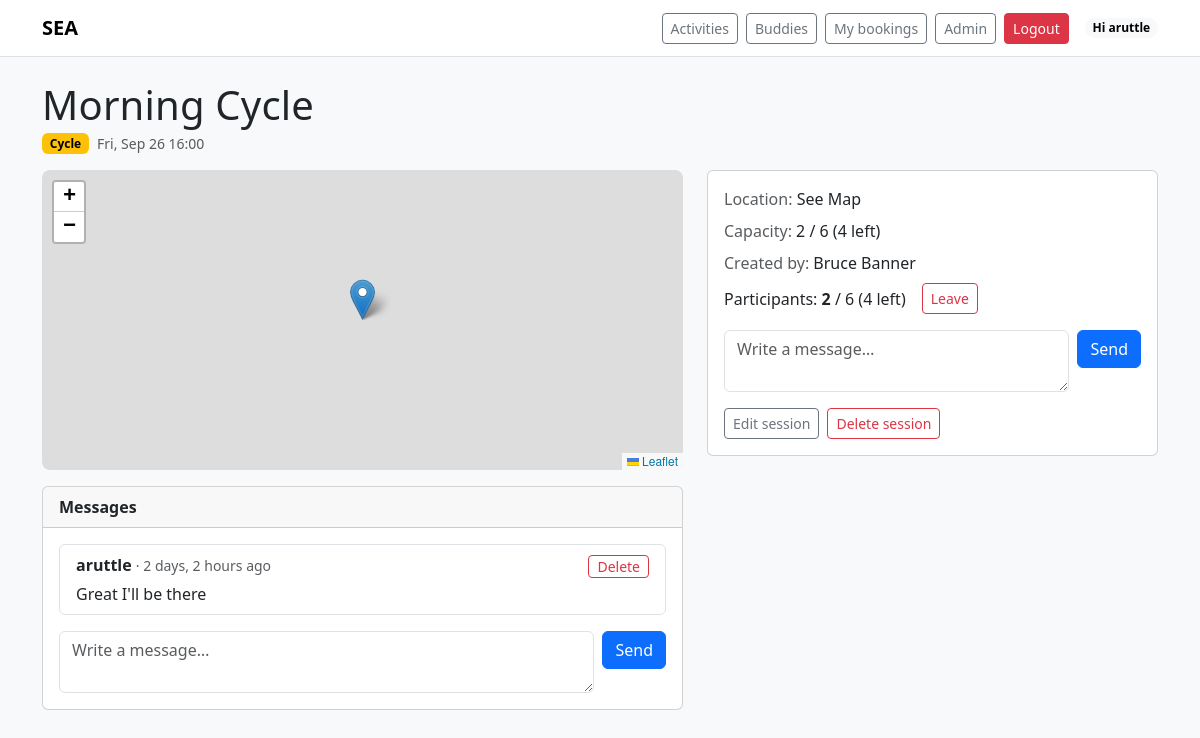
The app's page /buddies/14/ (signed in) with its own data.
### buddies/models.py (models this page shows, shortened)
class BuddySession(models.Model):
    creator = models.ForeignKey(settings.AUTH_USER_MODEL, on_delete=models.CASCADE, related_name="created_buddy_sessions")
    title = models.CharField(max_length=140)
    type = models.CharField(max_length=12, choices=SESSION_TYPES, default="swim")
    start_dt = models.DateTimeField()
    location_name = models.CharField(max_length=140, blank=True, default="")
    lat = models.DecimalField(max_digits=8, decimal_places=5, null=True, blank=True)
    lon = models.DecimalField(max_digits=8, decimal_places=5, null=True, blank=True)
    capacity = models.PositiveIntegerField(default=6)
    status = models.CharField(max_length=12, default="open")  # open/closed
    created_at = models.DateTimeField(auto_now_add=True)
    created_by = models.ForeignKey(
        settings.AUTH_USER_MODEL,
        null=True, blank=True,
        on_delete=models.SET_NULL,
        related_name="buddy_sessions_created"
    )
    participants = models.ManyToManyField(
        settings.AUTH_USER_MODEL, through="BuddyParticipant", related_name="buddy_sessions"
    )
    class Meta:
        ordering = ["start_dt"]
    @property
    def count(self) -> int:
        return self.participants.count()
    @property
    def spots_left(self) -> int:
        return max(self.capacity - self.count, 0)
    def is_joined(self, user) -> bool:
        if not user or not user.is_authenticated:
            return False
        return self.participants.filter(pk=user.pk).exists()

class BuddyMessage(models.Model):
    session = models.ForeignKey(BuddySession, on_delete=models.CASCADE, related_name="messages")
    user = models.ForeignKey(settings.AUTH_USER_MODEL, on_delete=models.CASCADE)
    body = models.TextField()
    created_at = models.DateTimeField(auto_now_add=True)
    class Meta:
        ordering = ["created_at"]

### buddies/views.py (the view)
# urls.py: path("<int:pk>/", views.session_detail, name="detail"),
@login_required
def session_detail(request, pk):
    sess = get_object_or_404(BuddySession, pk=pk)
    msgs = sess.messages.select_related("user").order_by("-created_at")
    joined = sess.is_joined(request.user)
    return render(
        request,
        "buddies/detail.html",
        {"sess": sess, "messages": msgs, "joined": joined},
    )

### buddies/templatetags/buddies_extras.py (called while the page is built)
@register.filter
def type_badge(value: str) -> str:
    return BADGE_BY_TYPE.get(value or "", "secondary")

### templates/buddies/detail.html (shortened to what this page needs)
{% extends "base.html" %}
{% load humanize buddies_extras %}
{% block content %}
<h1 class="mb-1">{{ sess.title }}</h1>
<div class="d-flex align-items-center gap-2 mb-3">
  <span class="badge text-bg-{{ sess.type|type_badge }}">{{ sess.get_type_display }}</span>
  <span class="small text-muted">{{ sess.start_dt|date:"D, M j H:i" }}</span>
</div>
<div class="row g-4">
  <div class="col-lg-7">
    {% if sess.lat is not None and sess.lon is not None %}
      <div id="detail-map" class="map-embed"
           data-lat="{{ sess.lat|floatformat:5 }}"
           data-lon="{{ sess.lon|floatformat:5 }}"></div>
    {% else %}
      <div class="alert alert-light">No coordinates set for this session.</div>
    {% endif %}
    <div class="card mt-3">
      <div class="card-header">
        <strong>Messages</strong>
      </div>
      <div class="card-body">
        <ul id="messages" class="list-group vstack gap-2 list-unstyled mb-0">
          {% for msg in messages %}
            {% include "buddies/partials/_message_item.html" with msg=msg %}
          {% empty %}
            <div class="text-muted">No messages yet.</div>
          {% endfor %}
        </ul>
        <div id="message-composer">
          {% include "buddies/partials/_message_composer.html" %}
        </div>
      </div>
    </div>
  </div>
  <div class="col-lg-5">
    <div class="card">
      <div class="card-body">
        {% if sess.location_name %}
          <div class="mb-2"><span class="text-muted">Location:</span> {{ sess.location_name }}</div>
        {% endif %}
        <div class="mb-2"><span class="text-muted">Capacity:</span> {{ sess.count }} / {{ sess.capacity }} ({{ sess.spots_left }} left)</div>
        <div class="mb-2">
          <span class="text-muted">Created by:</span>
          {% if sess.creator %}
            {{ sess.creator.get_full_name|default:sess.creator.username }}
          {% else %}
            <em>Unknown</em>
          {% endif %}
        </div>
        {% include "buddies/partials/_join_box.html" %}
        {% if request.user.is_staff or request.user.id == sess.creator_id %}
          <div class="d-flex gap-2 mt-3">
            <a class="btn btn-outline-secondary btn-sm" href="{% url 'buddies:edit' sess.id %}">Edit session</a>
            <form method="post" action="{% url 'buddies:delete' sess.id %}"
                  onsubmit="return confirm('Delete this session? This cannot be undone.');">
              <button class="btn btn-outline-danger btn-sm">Delete session</button>
            </form>
          </div>
        {% endif %}
      </div>
    </div>
  </div>
</div>
{% endblock %}

### templates/base.html (shortened to what this page needs)
<!doctype html>
<html lang="en">
<head>
  <link rel="stylesheet" href="https://cdn.jsdelivr.net/npm/bootstrap@5.3.3/dist/css/bootstrap.min.css">
  <link rel="stylesheet" href="https://unpkg.com/leaflet/dist/leaflet.css">
  <link rel="stylesheet" href="https://cdn.jsdelivr.net/npm/flatpickr/dist/flatpickr.min.css">
  {% load static %}
  <link rel="stylesheet" href="{% static 'css/site.css' %}">
</head>
<body class="bg-light">
<nav class="navbar navbar-expand-lg bg-white border-bottom">
  <div class="container">
    <a class="navbar-brand fw-bold" href="{% url 'core:home' %}">SEA</a>
    <div class="ms-auto d-flex align-items-center gap-2">
  <a class="btn btn-outline-secondary btn-sm" href="{% url 'activities:list' %}">Activities</a>
  <a class="btn btn-outline-secondary btn-sm" href="{% url 'buddies:list' %}">Buddies</a>
  {% if request.user.is_authenticated %}
    <a class="btn btn-outline-secondary btn-sm" href="{% url 'my_bookings' %}">My bookings</a>
    <a class="btn btn-outline-secondary btn-sm" href="{% url 'admin:index' %}">Admin</a>
    <form method="post" action="{% url 'logout' %}" class="d-inline">
      <button class="btn btn-sm btn-danger">Logout</button>
    </form>
    <span class="badge rounded-pill text-bg-light ms-2">
    Hi {{ request.user.first_name|default:request.user.username }}
    </span>
  {% else %}
    <a class="btn btn-primary btn-sm" href="{% url 'login' %}?next={{ request.path }}">Login</a>
    <a class="btn btn-outline-secondary btn-sm" href="{% url 'accounts:signup' %}?next={{ request.path }}">Sign up</a>
  {% endif %}
</div>
  </div>
</nav>
<main class="container py-4">
  {% block content %}{% endblock %}
</main>
</body>
</html>

### templates/buddies/partials/_message_item.html (shortened to what this page needs)
{% load humanize %}
{% if error %}
  <li class="list-group-item text-danger">{{ error }}</li>
{% elif msg %}
  <li id="message-{{ msg.id }}" class="list-group-item">
    <div class="d-flex justify-content-between align-items-start">
      <div>
        <strong>{{ msg.user.get_full_name|default:msg.user.username }}</strong>
        <span class="text-muted small">· {{ msg.created_at|naturaltime }}</span>
      </div>
      {% if request.user.is_authenticated %}
        {% if request.user.id == msg.user_id or request.user.id == msg.session.creator_id or request.user.is_staff or request.user.is_superuser %}
          <form method="post"
                hx-post="{% url 'buddies:delete_message' msg.id %}"
                hx-target="#message-{{ msg.id }}"
                hx-swap="outerHTML">
            <button class="btn btn-sm btn-outline-danger py-0">Delete</button>
          </form>
        {% endif %}
      {% endif %}
    </div>
    <div class="mt-1">{{ msg.body|linebreaksbr }}</div>
  </li>
{% endif %}

### templates/buddies/partials/_join_box.html (shortened to what this page needs)
<div id="join-box" class="d-flex align-items-center gap-3">
  <div>Participants: <strong>{{ sess.count }}</strong> / {{ sess.capacity }} ({{ sess.spots_left }} left)</div>
  {% if request.user.is_authenticated %}
    <form hx-post="{% url 'buddies:toggle_join' sess.id %}"
          hx-target="#join-box" hx-swap="outerHTML">
      {% if joined %}
        <button class="btn btn-outline-danger btn-sm">Leave</button>
      {% else %}
        <button class="btn btn-outline-primary btn-sm" {% if sess.spots_left <= 0 %}disabled{% endif %}>
          Join
        </button>
      {% endif %}
    </form>
  {% else %}
    <a class="btn btn-sm btn-primary" href="{% url 'login' %}?next={{ request.path }}">Login to join</a>
  {% endif %}
</div>
<div id="message-composer" hx-swap-oob="true">
  {% include "buddies/partials/_message_composer.html" %}
</div>

### static/css/site.css (style rules this page uses)
h1, h2, h3, h4, h5 { letter-spacing: 0.2px; }
.map-embed { height: 300px; width: 100%; border-radius: .5rem; overflow: hidden; }

### records on screen
BuddySession: title "Morning Cycle", type "Cycle", start_dt "Fri, Sep 26 16:00", location_name "See Map", count "2", capacity "6", spots_left "4", creator.get_full_name "Bruce Banner"
BuddyMessage: user.get_full_name "aruttle", created_at "2 days, 2 hours ago", body "Great I'll be there"

### other values on screen
{{ request.user.first_name|default:request.user.username }} "aruttle"
